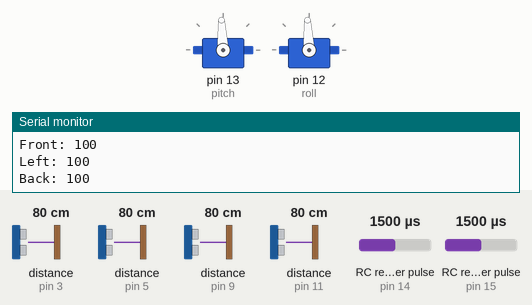
Recording of a sketch running on a simulated Arduino Uno, built with avr-gcc and run on an emulated ATmega328P. Shown: 2 × servo, the last lines printed to the serial monitor. Wiring (inferred from the names in the program): 4 × ultrasonic range finder: trigger pin 2, echo pin 3 / trigger pin 4, echo pin 5 / trigger pin 8, echo pin 9 / trigger pin 10, echo pin 11; 2 × RC receiver channel: data pin 14 / data pin 15. Inputs (shaded band) come from the test bench; at power-on: distance to the obstacle (sensors on pin 3, pin 5, pin 11, pin 9) 80 cm, RC receiver pulse (sensors on pin 14, pin 15) 1500 µs. The echo pulse lasts 58.3 µs per cm.

Above: at 1.2 s.
1.3 s: distance to the obstacle (sensor on pin 3) set to 65 cm
2.8 s: distance to the obstacle (sensor on pin 3) set to 57 cm
At 3.5 s:
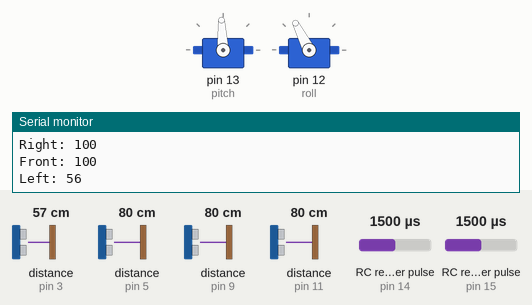
4.3 s: distance to the obstacle (sensor on pin 5) set to 66 cm
5.8 s: distance to the obstacle (sensor on pin 5) set to 56 cm
At 7.0 s:
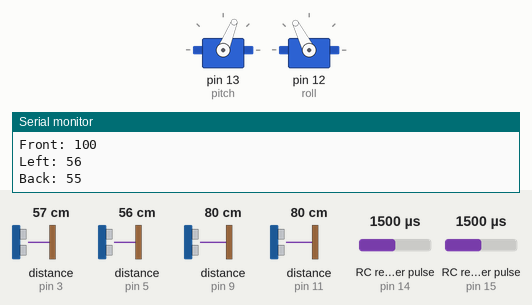
7.3 s: distance to the obstacle (sensor on pin 11) set to 64 cm
10.3 s: distance to the obstacle (sensor on pin 11) set to 56 cm
At 11.2 s:
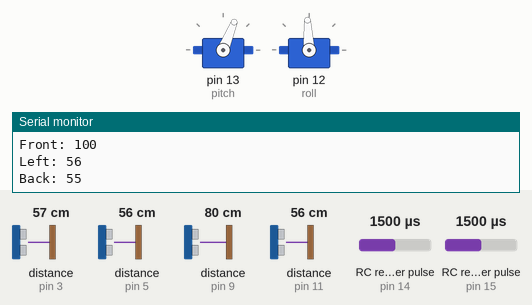
Timing chart, 0 to 12.8 s (numbered marks = the images above; inputs shaded):
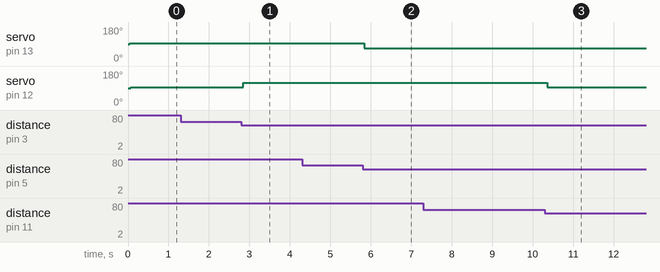

The sketch:

casesforoa.ino
```cpp
    #include <Servo.h>

    #define trigPin1 10 //left
    #define echoPin1 11
    #define trigPin2 8  //back
    #define echoPin2 9
    #define trigPin3 2 //right
    #define echoPin3 3
    #define trigPin4 4  //fronta
    #define echoPin4 5

    #define rollRead 15
    #define pitchRead 14


    //gray, yellow, orange, purple
    //g, brown, green, black


    Servo pitch, roll;

    int pwm_roll, pwm_pitch;
    long duration, distance, RightSensor,BackSensor,FrontSensor,LeftSensor;

    void setup()

    {

    Serial.begin (115200);
    pinMode(trigPin1, OUTPUT);
    pinMode(echoPin1, INPUT);
    pinMode(trigPin2, OUTPUT);
    pinMode(echoPin2, INPUT);
    pinMode(trigPin3, OUTPUT);
    pinMode(echoPin3, INPUT);
    pinMode(trigPin4, OUTPUT);
    pinMode(echoPin4, INPUT);
    pinMode(rollRead, INPUT);
    pinMode(pitchRead, INPUT);
    pitch.attach(13);
    roll.attach(12);
    }

    void loop() {

    SonarSensor(trigPin1, echoPin1);
    RightSensor = distance;
    Serial.print("Right: ");
    Serial.println(RightSensor);
    SonarSensor(trigPin2, echoPin2);
    FrontSensor = distance;
    Serial.print("Front: ");
    Serial.println(FrontSensor);
    SonarSensor(trigPin3, echoPin3);
    LeftSensor = distance;
    Serial.print("Left: ");
    Serial.println(LeftSensor);
    SonarSensor(trigPin4, echoPin4);
    BackSensor = distance;
    Serial.print("Back: ");
    Serial.println(BackSensor);

    pwm_roll = pulseIn(rollRead, HIGH);
    pwm_pitch = pulseIn(pitchRead, HIGH);

    Serial.print("Pwm Roll : ");
    Serial.println(pwm_roll);

    Serial.print("Pwm Pitch : ");
    Serial.println(pwm_pitch);


    //16 Cases for 4 Sensors


    //case 1: no obstacle at any sensor
    if (FrontSensor > 60 && BackSensor > 60 && LeftSensor > 60 && RightSensor > 60) {
      //Do nothing
    }

    //case 2: Obstacle at right sensor
    else if (FrontSensor > 60 && BackSensor > 60 && LeftSensor > 60 && RightSensor <= 60) {
      //Roll Left
      //pitch from rx.
      pwm_roll=1250;
    }

    //case 3: Obstacle at left sensor
    else if (FrontSensor > 60 && BackSensor > 60 && LeftSensor <= 60 && RightSensor > 60) {
      //Roll Right
      //pitch from rx.
      pwm_roll=1750;
    }

    //case 4: Obstacle at both left and right sensor
    else if (FrontSensor > 60 && BackSensor > 60 && LeftSensor <= 60 && RightSensor <= 60) {
      //Send zero roll
      //Pitch from rx.
      pwm_roll=1500;
    }

    //case 5: Obstacle at back sensor
    else if (FrontSensor > 60 && BackSensor <= 60 && LeftSensor > 60 && RightSensor > 60) {
      //Send roll from rx.
      //Pitch forward
      pwm_pitch=1250;
    }

    //case 6: Obstacle at back and right sensor
    else if (FrontSensor > 60 && BackSensor <= 60 && LeftSensor > 60 && RightSensor <= 60) {
      //Roll Left
      //Pitch forward
      pwm_roll=1250;
      pwm_pitch=1250;
    }

    //case 7: Obstacle at back and left sensor
    else if (FrontSensor > 60 && BackSensor <= 60 && LeftSensor <= 60 && RightSensor > 60) {
      //Roll Right
      //Pitch forward
      pwm_roll=1750;
      pwm_pitch=1250;
    }

    //case 8: Obstacle at back, left and right sensor
    else if (FrontSensor > 60 && BackSensor <= 60 && LeftSensor <= 60 && RightSensor <= 60) {
      //Zero Roll
      //Pitch forward
      pwm_roll=1500;
      pwm_pitch=1250;
    }

    //case 9: Obstacle at Front sensor
    else if (FrontSensor <= 60 && BackSensor > 60 && LeftSensor > 60 && RightSensor > 60) {
      //Roll from rx.
      //Pitch backward
      pwm_pitch=1750;
    }

    //case 9: Obstacle at Front sensor
    else if (FrontSensor <= 60 && BackSensor > 60 && LeftSensor > 60 && RightSensor > 60) {
      //Roll from rx.
      //Pitch backward
      pwm_pitch=1750;
    }

    //case 10: Obstacle at Front and right sensor
    else if (FrontSensor <= 60 && BackSensor > 60 && LeftSensor > 60 && RightSensor <= 60) {
      //Roll left.
      //Pitch backward
      pwm_roll=1250;
      pwm_pitch=1750;
    }

    //case 11: Obstacle at Front and left sensor
    else if (FrontSensor <= 60 && BackSensor > 60 && LeftSensor <= 60 && RightSensor > 60) {
      //Roll right.
      //Pitch backward
      pwm_roll=1750;
      pwm_pitch=1750;
    }

    //case 12: Obstacle at Front, left and right sensor
    else if (FrontSensor <= 60 && BackSensor > 60 && LeftSensor <= 60 && RightSensor <= 60) {
      //Roll zero.
      //Pitch backward
      pwm_roll=1500;
      pwm_pitch=1750;
    }

    //case 13: Obstacle at Front and back sensor
    else if (FrontSensor <= 60 && BackSensor <= 60 && LeftSensor > 60 && RightSensor > 60) {
      //Roll from rx.
      //Pitch zero.

      pwm_pitch=1500;
    }

    //case 14: Obstacle at Front, back and right sensor
    else if (FrontSensor <= 60 && BackSensor <= 60 && LeftSensor > 60 && RightSensor <= 60) {
      //Roll left.
      //Pitch zero.
       pwm_roll=1250;
      pwm_pitch=1500;
    }

    //case 15: Obstacle at Front, back and left sensor
    else if (FrontSensor <= 60 && BackSensor <= 60 && LeftSensor <= 60 && RightSensor > 60) {
      //Roll right.
      //Pitch zero
      pwm_roll=1750;
      pwm_pitch=1500;
    }

    //case 16: Obstacle at Front, left, right and back sensor
    else if (FrontSensor <= 60 && BackSensor <= 60 && LeftSensor <= 60 && RightSensor <= 60) {
      //loiter

    }

    pitch.writeMicroseconds(pwm_pitch);
    roll.writeMicroseconds(pwm_roll);
    delayMicroseconds(5);


    }

    void SonarSensor(int trigPin,int echoPin)
    {
    digitalWrite(trigPin, LOW);
    delayMicroseconds(2);
    digitalWrite(trigPin, HIGH);
    delayMicroseconds(10);
    digitalWrite(trigPin, LOW);
    duration = pulseIn(echoPin, HIGH, 4500);
    distance = (duration/2) / 29.1;
    if (distance==0)
     distance = 100;

    }
```

Measured:
- the behaviour switches between 62 and 61 cm on distance to the obstacle (sensor on pin 3) (found by bisection; images 0 and 1)
- the behaviour switches between 62 and 61 cm on distance to the obstacle (sensor on pin 5) (found by bisection; images 1 and 2)
- the behaviour switches between 61 and 60 cm on distance to the obstacle (sensor on pin 11) (found by bisection; images 2 and 3)
- after the input at 2.8 s, servo on pin 12 (roll): 93° → 117° at once
- after the input at 5.8 s, servo on pin 13 (pitch): 93° → 68° at once
- after the input at 10.3 s, servo on pin 12 (roll): 117° → 93° after 0.06 s
